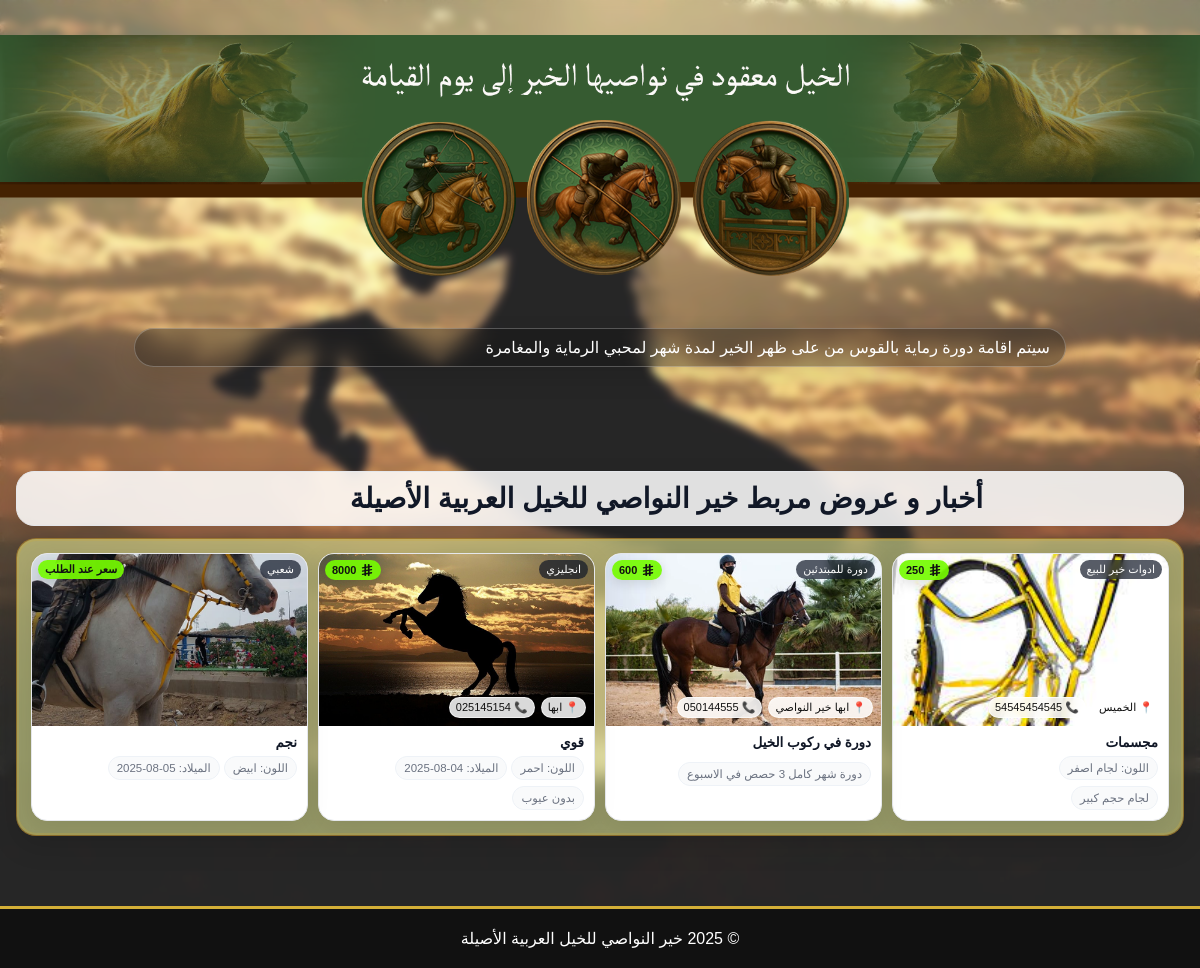
The page / on the database its author committed.
### stables/models.py (models this page shows, shortened)
class NewsTicker(models.Model):
    text = models.TextField('نص الشريط')
    is_active = models.BooleanField('مفعل', default=True)
    created_at = models.DateTimeField('تاريخ الإضافة', auto_now_add=True)
    updated_at = models.DateTimeField('آخر تحديث', auto_now=True)
    class Meta:
        verbose_name = 'شريط أخبار'
        verbose_name_plural = 'أشرطة الأخبار'

class Horse(models.Model):
    name = models.CharField('الاسم', max_length=255)
    breed = models.CharField('السلالة', max_length=100, blank=True, null=True)
    birth_date = models.DateField('تاريخ الميلاد', blank=True, null=True)
    color = models.CharField('اللون', max_length=50, blank=True, null=True)
    photo = models.ImageField('الصورة', upload_to='horses/photos/', blank=True, null=True)
    contact_phone = models.CharField('رقم التواصل', max_length=30, blank=True, null=True)
    price = models.DecimalField('السعر (ريال)', max_digits=10, decimal_places=2, blank=True, null=True)
    specs = models.TextField('المواصفات', blank=True, null=True)
    location = models.CharField('الموقع', max_length=120, blank=True, null=True)
    class Meta:
        verbose_name = 'حصان'
        verbose_name_plural = 'الخيول'

### kail2028/urls.py (the view)
# urls.py: path('', home_view, name='home'),
def home_view(request):
    horses = Horse.objects.order_by('-id')
    ticker = NewsTicker.objects.filter(is_active=True).order_by('-updated_at').first()
    return render(request, 'home.html', {'horses': horses, 'ticker': ticker})

### templates/home.html (shortened to what this page needs)
<!DOCTYPE html>
<html lang="ar" dir="rtl">
<head>
</head>
<body>
    {% include 'header.html' %}
    {% if ticker and ticker.text %}
    <div class="full-news-bar">
        <marquee behavior="scroll" direction="right" scrollamount="5">
            {{ ticker.text }}
        </marquee>
    </div>
    {% endif %}
    <section class="hero"></section>
    <section class="stb-wrap" aria-labelledby="horses-title">
        <div class="stb-panel">
            <header class="stb-head">
                <h3 id="horses-title" class="stb-title">أخبار و عروض مربط خير النواصي للخيل العربية الأصيلة</h3>
            </header>
        </div>
        {% if horses %}
        <div class="sale-frame">
          <div class="stb-grid">
            {% for horse in horses %}
            <article class="stb-card" aria-label="{{ horse.name|default:'حصان' }}">
                <div class="stb-media">
                    {% if horse.photo %}
                      <img loading="lazy" src="{{ horse.photo.url }}" alt="صورة {{ horse.name|default:'حصان' }}">
                    {% endif %}
                    {% if horse.breed %}<span class="stb-badge">{{ horse.breed }}</span>{% endif %}
                    {% if horse.price %}
                      <span class="stb-price">
                        {{ horse.price|floatformat:0 }}
                      </span>
                    {% else %}
                      <span class="stb-price">سعر عند الطلب</span>
                    {% endif %}
                    <div class="stb-info">
                        {% if horse.location %}<span class="chip">📍 {{ horse.location }}</span>{% endif %}
                        {% if horse.contact_phone %}<span class="chip">📞 {{ horse.contact_phone }}</span>{% endif %}
                    </div>
                </div>
                <div class="stb-body">
                    <h4 class="stb-name" title="{{ horse.name }}">{{ horse.name }}</h4>
                    <div class="stb-meta">
                        {% if horse.color %}<span class="stb-chip">اللون: {{ horse.color }}</span>{% endif %}
                        {% if horse.birth_date %}<span class="stb-chip">الميلاد: {{ horse.birth_date|date:"d-m-Y" }}</span>{% endif %}
                    </div>
                    {% if horse.specs %}
                    <div class="stb-meta" style="margin-top:6px;">
                        <span class="stb-chip" title="{{ horse.specs }}">{{ horse.specs|truncatechars:60 }}</span>
                    </div>
                    {% endif %}
                </div>
            </article>
            {% endfor %}
          </div>
        </div>
        {% else %}
          <div class="stb-panel">لا توجد خيل للبيع حاليًا.</div>
        {% endif %}
    </section>
    {% include 'footer.html' %}
</body>
</html>

### templates/header.html (shortened to what this page needs)
{% load static %}
<header style="position: relative; width: 100%; height: 320px; background-color: transparent; overflow: hidden;">
    <img src="{% static 'tarwesah.png' %}"
         alt="شعار خير النواصي"
         style="width: 100%; height: 100%; object-fit: contain; background-color: transparent;">
    <div style="position: absolute; top: 0; left: 0; width: 100%; height: 100%;
                display: flex; flex-direction: column; justify-content: space-between; padding: 20px;">
    </div>
</header>

### templates/footer.html
<footer style="background-color: #111; color: white; padding: 20px; text-align: center; border-top: 3px solid #d4af37;">
    <p style="margin: 0;">&copy; 2025 خير النواصي للخيل العربية الأصيلة</p>
</footer>

### templates/home.html (style rules this page uses)
body { margin: 0; font-family: 'Tahoma', sans-serif; background: url('/static/horse-1804425_960_720.jpg') center/cover no-repeat fixed; position: relative; }
body::before { content: ""; position: fixed; inset: 0; z-index: -1; background: rgba(255,255,255,0.15); backdrop-filter: blur(4px); }
.hero { height: 40vh; display: block; }
:root { --stb-card-bg:#fff; --stb-card-b:#e5e7eb; --stb-text:#111827; --stb-muted:#6b7280; --stb-shadow:0 6px 24px rgba(0,0,0,.08); --stb-radius:16px; }
.stb-wrap { max-width:1200px; margin:0 auto; padding:0 16px 56px; position:relative; z-index:1; margin-top:-190px; }
@media (min-width:1024px) { .stb-wrap { margin-top:-230px; } }
.stb-panel { background: rgba(255,255,255,0.86); backdrop-filter: blur(8px); border: 1px solid #e5e7eb; border-radius: 18px; box-shadow: 0 8px 24px rgba(0,0,0,.10); padding: 10px 200px; margin-bottom: 12px; }
.stb-head { display:flex; align-items:center; justify-content:space-between; gap:12px; }
.stb-title { font-size:clamp(20px,2.6vw,28px); color:var(--stb-text); margin:0; font-weight:800; }
.stb-grid { display:grid; gap:12px; grid-template-columns:repeat(2,minmax(0,1fr)); }
@media (min-width:640px) { .stb-grid { grid-template-columns:repeat(3,minmax(0,1fr)); } }
@media (min-width:1024px) { .stb-grid { grid-template-columns:repeat(4,minmax(0,1fr)); } }
.stb-card { background:var(--stb-card-bg); border:1px solid var(--stb-card-b); border-radius:var(--stb-radius); overflow:hidden; box-shadow:var(--stb-shadow); transition:transform .18s ease, box-shadow .18s ease; }
.stb-media { position:relative; width:100%; aspect-ratio:4/3; background:#f3f4f6; overflow:hidden; }
.stb-media img { width:100%; height:100%; object-fit:cover; display:block; }
.stb-badge { position:absolute; top:8px; inset-inline-start:8px; background:rgba(17,24,39,.7); color:#fff; font-size:12px; padding:4px 8px; border-radius:999px; backdrop-filter:blur(4px); }
.stb-price { position:absolute; top:8px; inset-inline-end:8px; background:rgba(118, 251, 2, 0.92); color:#111; font-weight:800; font-size:12px; padding:4px 8px; border-radius:999px; box-shadow:0 4px 12px rgba(0,0,0,.12); display:inline-flex; align-items:center; gap:4px; }
.stb-info { position:absolute; inset-inline:8px; bottom:8px; display:flex; gap:6px; flex-wrap:wrap; }
.stb-info .chip { background:rgba(255,255,255,.85); backdrop-filter:blur(6px); border:1px solid rgba(255,255,255,.6); padding:4px 8px; border-radius:999px; font-size:12px; color:#111; }
.stb-body { padding:10px 12px 12px; }
.stb-name { font-weight:700; color:var(--stb-text); font-size:14.5px; margin:0 0 6px; white-space:nowrap; overflow:hidden; text-overflow:ellipsis; }
.stb-meta { display:flex; gap:6px; flex-wrap:wrap; color:var(--stb-muted); font-size:12px; }
.stb-chip { background:#f9fafb; border:1px solid #eef2f7; padding:4px 8px; border-radius:999px; white-space:nowrap; max-width:100%; overflow:hidden; text-overflow:ellipsis; }
.full-news-bar { position: sticky; top: 8px; margin: 8px auto 14px; max-width: 900px; width: calc(100% - 32px); background: rgba(17,17,17,0.35); backdrop-filter: blur(10px); -webkit-backdrop-filter: blur(10px); padding: 10px 16px; color: #fff; z-index: 6; border-radius: 999px; box-shadow: 0 10px 24px rgba(0,0,0,.12), inset 0 0 0 1px rgba(255,255,255,.25); border: none; }
.sale-frame { position: relative; padding: 14px; border-radius: 20px; background: rgba(238, 244, 155, 0.55); backdrop-filter: blur(8px); border: 1px solid rgba(135, 83, 5, 0.6); box-shadow: 0 10px 28px rgba(0,0,0,.12); margin-block: 8px 14px; }
.sale-frame::after { content:""; position:absolute; inset:0; border-radius:20px; pointer-events:none; box-shadow: inset 0 0 0 2px rgba(212,175,55,.25); }
.sale-frame .stb-grid { gap:10px; }
.sale-frame .stb-media { aspect-ratio: 16 / 10; }
.sale-frame .stb-body { padding:8px 10px 10px; }
.sale-frame .stb-name { font-size:13.5px; }
.sale-frame .stb-meta { font-size:11.5px; gap:4px; }
.sale-frame .stb-badge { font-size:11px; padding:3px 7px; top:6px; inset-inline-start:6px; }
.sale-frame .stb-price { font-size:11px; padding:3px 7px; top:6px; inset-inline-end:6px; }
.sale-frame .stb-info .chip { font-size:11px; padding:3px 6px; }
.sr-icon { width:14px; height:14px; display:inline-block; vertical-align:-2px; fill:currentColor; }

### rows shown on the page
NewsTicker: text "سيتم اقامة دورة رماية بالقوس من على ظهر الخير لمدة شهر لمحبي الرماية والمغامرة"
Horse: photo (picture), breed "ادوات خير للبيع", price "250", location "الخميس", contact_phone "54545454545", name "مجسمات", color "لجام اصفر", specs "لجام حجم كبير"
Horse: photo (picture), breed "دورة للمبتدئين", price "600", location "ابها خير النواصي", contact_phone "050144555", name "دورة في ركوب الخيل", specs "دورة شهر كامل 3 حصص في الاسبوع"
Horse: photo (picture), breed "انجليزي", price "8000", location "ابها", contact_phone "025145154", name "قوي", color "احمر", birth_date "04-08-2025", specs "بدون عيوب"
Horse: photo (picture), breed "شعبي", shows "سعر عند الطلب", name "نجم", color "ابيض", birth_date "05-08-2025"
